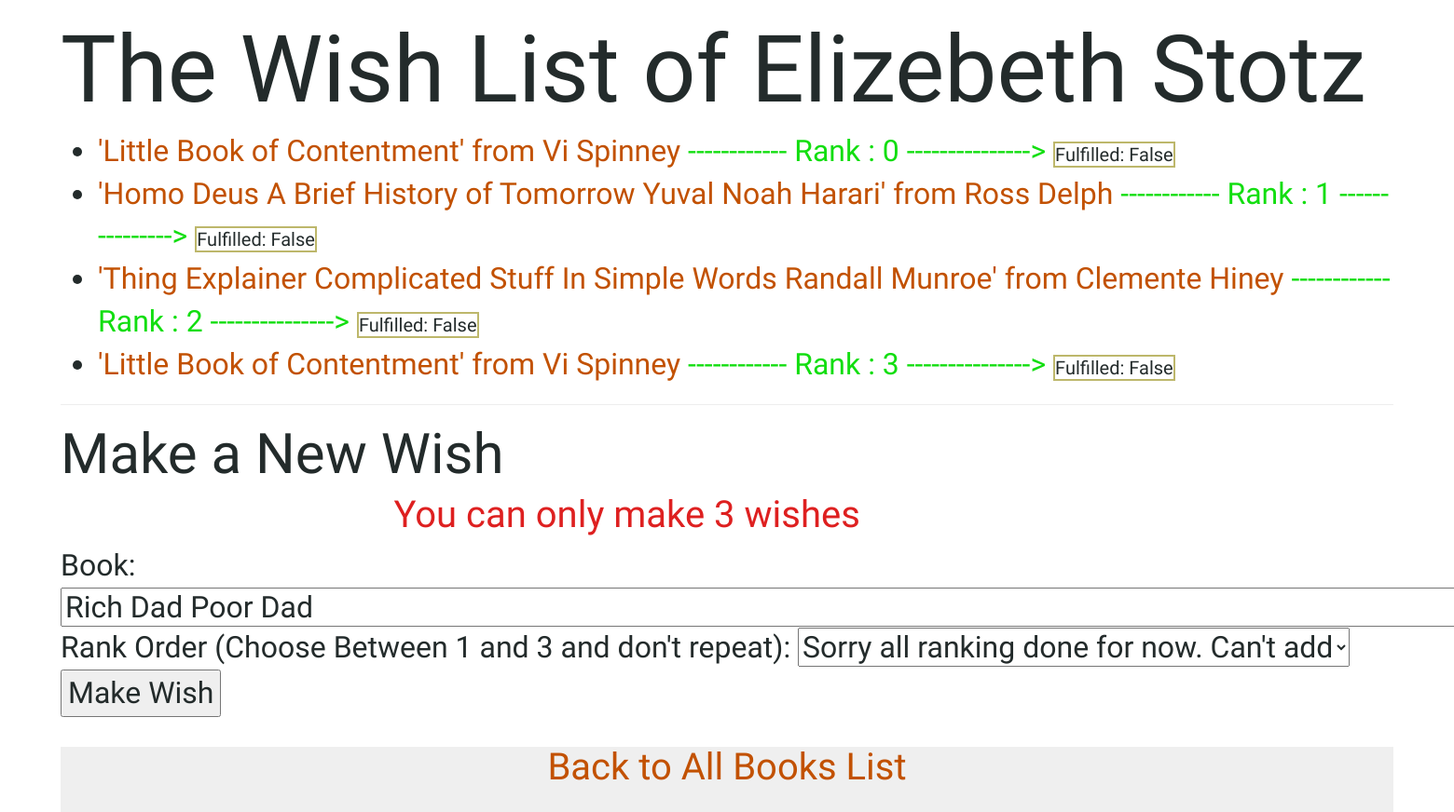
/person/331/yourwishes, run on the app's committed database.
### books/models.py (models this page shows, shortened)
class Person(models.Model):
    name = models.CharField(max_length=20, default="Mr Nobody")
    photo = models.FileField(null=True, blank=True)
    def __str__(self):
        return "{}".format(self.name)

class Wish(models.Model):
    book = models.ForeignKey(Book, on_delete=models.CASCADE, related_name="wishes")
    wisher = models.ForeignKey(Person, on_delete=models.CASCADE, related_name="wishes") ### The Person who is making the wish
    angel = models.ForeignKey(Person, on_delete=models.CASCADE, related_name='wishes_to_fulfill', null=True) ### The Person who fulfills the wish therefore, the ANGEL
    fulfilled = models.BooleanField(default=False)
    rank = models.IntegerField(default=1)  ### The Number One Book

class Book(models.Model):
    name = models.CharField(max_length=20, default="Invisible Book")
    summary = models.TextField(max_length=100, null=True)
    owner = models.ForeignKey(Person, on_delete=models.CASCADE, related_name="books", null=True)
    available = models.BooleanField(default=True)
    def __str__(self):
        return "{}".format(self.name)

### books/views.py (the view)
# urls.py: path('person/<int:person_id>/yourwishes', views.yourwishes, name='yourwishes'),
def yourwishes(request, person_id):
    try:
        person = Person.objects.get(pk=person_id)
        book_id_list = [book.id for book in person.books.all()]
        wish_book_id_list = [wish.book.id for wish in person.wishes.all()]
        wished_ranks = [wish.rank for wish in person.wishes.all()]
    except Person.DoesNotExist:
        raise Http404("Person does not exist.")
    context = {
        "person": person,
        "wishes": person.wishes.all(),
        "available_ranks": [ rank for rank in [1, 2, 3] if rank not in wished_ranks ],
        "newbooks": Book.objects.exclude(id__in = book_id_list).exclude(id__in = wish_book_id_list).all()
    }
    return render(request, "books/yourwishes.html", context)

### books/templates/books/yourwishes.html (shortened to what this page needs)
{% extends "books/base.html" %}
{% block body %}
	<h1>The Wish List of {{ person.name }} </h1>
    <ul>
        {% for wish in wishes %}
            <li>
                <span class="kingqueen">'{{ wish.book }}' from {{ wish.angel }} </span>
                <span class="wish"> ------------ Rank : {{ wish.rank }} ---------------> </span>
                {% if wish.fulfilled %}
                    --------------------------> <span class="fulfilled">  Fulfilled: {{ wish.fulfilled }} </span>
                {% else %}
                    <span class="notfulfilled">Fulfilled: {{ wish.fulfilled }} </span>
                {% endif %}
            </li>
        {% empty %}
            <li> No wishes made yet.</li>
        {% endfor %}
    </ul>
    <hr>
    <h2>Make a New Wish</h2>
	<h4 class="center error">You can only make 3 wishes</h4>
    <form action="{% url 'addwish' person.id %}" method="post">
		Book:
            <select name="book_id">
    			{% for nbook in newbooks %}
    				<option value="{{ nbook.id }}"> {{ nbook }} </option>
                {% empty %}
                    <option value="null" class="error"> Sorry there are no new books to wish upon.</option>
    			{% endfor %}
    		</select>
        Rank Order (Choose Between 1 and 3 and don't repeat):
			<select name="rank">
				{% for rank in available_ranks %}
    				<option value="{{ rank }}"> {{ rank }} </option>
                {% empty %}
                    <option value="null" class="error"> Sorry all ranking done for now. Can't add</option>
    			{% endfor %}
		<input type="submit" value="Make Wish">
	</form>
{% endblock %}

### books/static/css/main.css (style rules this page uses)
body { padding-left: 65px; padding-right: 65px; font-family: 'Sue Ellen Francisco', cursive; font-size: 32px; color: #232B2B; }
h1, h2, h3, h4 { font-family: 'Amatic SC', bold; }
h1 { font-size: 100px; }
h2 { font-size: 60px; }
h4 { font-size: 40px; }
.wish { color: #12DE10; font-family: 'Amatic SC', bold; }
.error { color: #DE2020; }
.kingqueen { color: #C25100; }
.center { display: block; margin-left: auto; margin-right: auto; width: 50%; }
.notfulfilled { border: 2px solid #BDB76B; font-size: 20px; }

### data on the page
Person: name "Elizebeth Stotz"
Wish: book "Little Book of Contentment", angel "Vi Spinney", rank "0", fulfilled "False"
Wish: book "Homo Deus A Brief History of Tomorrow Yuval Noah Harari", angel "Ross Delph", rank "1", fulfilled "False"
Wish: book "Thing Explainer Complicated Stuff In Simple Words Randall Munroe", angel "Clemente Hiney", rank "2", fulfilled "False"
Wish: book "Little Book of Contentment", angel "Vi Spinney", rank "3", fulfilled "False"

### other printed values
form field book_id "Rich Dad Poor Dad"
